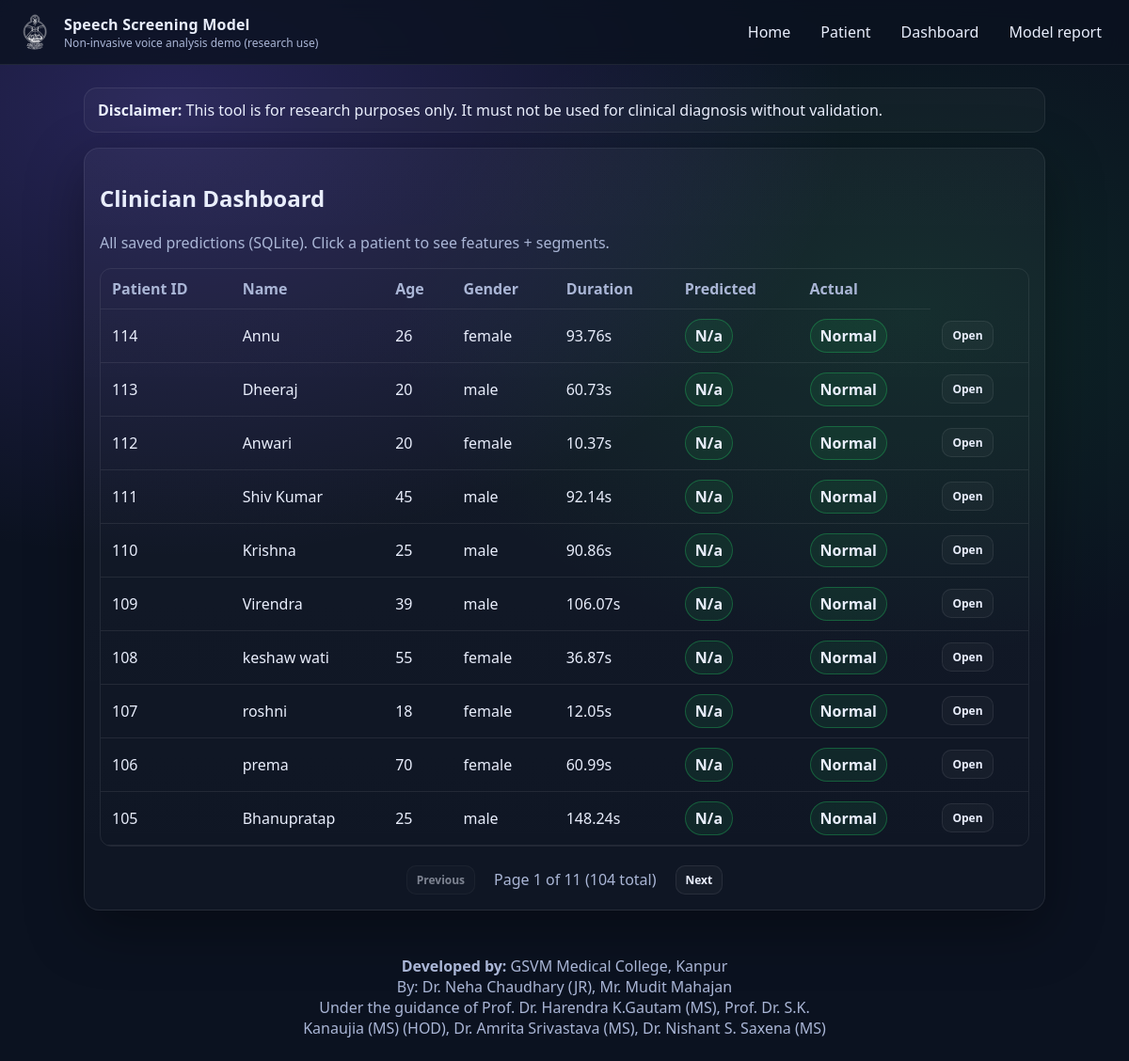
/dashboard, run on the app's committed database.
### app/models_db.py (models this page shows)
class Patients(SQLModel, table=True):
    id: Optional[int] = Field(default=None, primary_key = True)
    name: str
    age: int
    gender: str  # "male" / "female"
    created_at: datetime = Field(default_factory=datetime.now)
    audio_path: str
    duration_sec: float
    actual_label: Optional[str] = None
    predicted_label: Optional[str] = None
    predicted_proba_json: Optional[str] = None
    segments: list["SegmentPredictions"] = Relationship(back_populates = "patient")

### app/main.py (the view)
@app.get("/dashboard", response_class=HTMLResponse)
def dashboard(request: Request, page: int = 1, session: Session = Depends(get_session)):
    per_page = 10
    offset = (page - 1) * per_page
    total_count = session.exec(select(Patients)).all()
    total_pages = (len(total_count) + per_page - 1) // per_page
    rows = session.exec(
        select(Patients)
        .order_by(Patients.created_at.desc())
        .offset(offset)
        .limit(per_page)
        ).all()
    label_map = {
        "0": "Benign",
        "1": "Malignant",
        "2": "Normal",
    }
    mapped_rows = []
    for row in rows:
        predicted_label_display = label_map.get(
            row.predicted_label,
            row.predicted_label.capitalize() if row.predicted_label else 'N/A'
        )
        if predicted_label_display not in label_map:
            predicted_label_display = predicted_label_display.capitalize()
        actual_display = None
        if row.actual_label:
            actual_display = label_map.get(row.actual_label, row.actual_label.capitalize())
        mapped_rows.append({
            "id": row.id,
            "name": row.name,
            "age": row.age,
            "gender": row.gender,
            "duration_sec": row.duration_sec,
            "predicted_label": predicted_label_display,
            "actual_label": actual_display,
        })
    return templates.TemplateResponse("dashboard.html",
        {
            "request": request,
            "rows": mapped_rows,
            "page": page,
            "total_pages": total_pages,
            "total_count": len(total_count),
        },
    )

### app/templates/dashboard.html
{% extends "base.html" %}
{% block content %}
<section class="card">
  <h2>Clinician Dashboard</h2>
  <p class="muted">All saved predictions (SQLite). Click a patient to see features + segments.</p>
  <div class="tableWrap">
    <table class="table">
      <thead>
        <tr>
          <th>Patient ID</th><th>Name</th><th>Age</th><th>Gender</th><th>Duration</th><th>Predicted</th><th>Actual</th>
        </tr>
      </thead>
      <tbody>
      {% for r in rows %}
        <tr>
          <td>{{ r.id }}</td>
          <td>{{ r.name }}</td>
          <td>{{ r.age }}</td>
          <td>{{ r.gender }}</td>
          <td>{{ "%.2f"|format(r.duration_sec) }}s</td>
          <td><span class="tag">{{ r.predicted_label }}</span></td>
          <td>
            {% if r.actual_label %}
              <span class="tag">{{ r.actual_label }}</span>
            {% else %}
              <span class="tag" style="opacity: 0.5;">Not Set</span>
            {% endif %}
          </td>
          <td><a class="btn small" href="/dashboard/patient/{{ r.id }}">Open</a></td>
        </tr>
      {% endfor %}
      </tbody>
    </table>
  </div>
  {% if total_pages > 1 %}
  <div style="margin-top: 20px; display: flex; justify-content: center; align-items: center; gap: 10px;">
    {% if page > 1 %}
      <a href="/dashboard?page={{ page - 1 }}" class="btn small">Previous</a>
    {% else %}
      <span class="btn small" style="opacity: 0.5; cursor: not-allowed;">Previous</span>
    {% endif %}
    <span class="muted" style="padding: 0 10px;">
      Page {{ page }} of {{ total_pages }} ({{ total_count }} total)
    </span>
    {% if page < total_pages %}
      <a href="/dashboard?page={{ page + 1 }}" class="btn small">Next</a>
    {% else %}
      <span class="btn small" style="opacity: 0.5; cursor: not-allowed;">Next</span>
    {% endif %}
  </div>
  {% endif %}
</section>
{% endblock %}

### app/templates/base.html (shortened to what this page needs)
<!doctype html>
<html lang="en">
<head>
  <link rel="stylesheet" href="/static/app.css" />
</head>
<body>
  <header class="topbar">
    <div class="brand">
      <img src="/static/file.svg" class="logo" alt="logo"/>
      <div>
        <div class="brand-title">Speech Screening Model</div>
        <div class="brand-sub">Non-invasive voice analysis demo (research use)</div>
      </div>
    </div>
    <nav class="nav">
      <a href="/">Home</a>
      <a href="/record">Patient</a>
      <a href="/dashboard">Dashboard</a>
      <a href="/dashboard/model-report">Model report</a>
    </nav>
  </header>
  <main class="container">
    <div class="disclaimer">
      <b>Disclaimer:</b> This tool is for research purposes only. It must not be used for clinical diagnosis without validation.
    </div>
    {% block content %}{% endblock %}
  </main>
  <footer class="footer">
    <div>
      <div><b>Developed by:</b> GSVM Medical College, Kanpur</div>
      <div>By: Dr. Neha Chaudhary (JR), Mr. Mudit Mahajan</div>
      <div>Under the guidance of Prof. Dr. Harendra K.Gautam (MS), Prof. Dr. S.K.<br>
      Kanaujia (MS) (HOD), Dr. Amrita Srivastava (MS), Dr. Nishant S. Saxena (MS)</div>
    </div>
  </footer>
</body>
</html>

### app/static/app.css (style rules this page uses)
:root { --bg:#0b1220; --card:#111a2b; --soft:#0e1729; --text:#e9eefc; --muted:#aab6d6; --accent:#7c5cff; --accent2:#22c55e; --line:rgba(255,255,255,0.08); }
* { box-sizing:border-box }
body { margin:0; font-family: ui-sans-serif, system-ui, -apple-system, Segoe UI, Roboto; background: radial-gradient(1200px 800px at 15% 10%, rgba(124,92,255,0.25), transparent 60%), radial-gradient(900px 600px at 80% 30%, rgba(34,197,94,0.12), transparent 60%), var(--bg); color:var(--text); }
a { color:var(--text); text-decoration:none }
.topbar { position:sticky; top:0; z-index:10; display:flex; justify-content:space-between; align-items:center; padding:14px 18px; border-bottom:1px solid var(--line); background: rgba(11,18,32,0.8); backdrop-filter: blur(10px); }
.brand { display:flex; gap:12px; align-items:center }
.logo { width:38px; height:38px; filter: brightness(0) invert(1); opacity: 0.95; }
.brand-title { font-weight:800; letter-spacing:0.2px }
.brand-sub { font-size:12px; color:var(--muted) }
.nav { display:flex; gap:10px; flex-wrap:wrap }
.nav a { padding:8px 10px; border:1px solid transparent; border-radius:10px }
.container { max-width:1050px; margin:24px auto; padding:0 14px }
.footer { padding:24px 14px; text-align:center; color:var(--muted) }
.disclaimer { margin-bottom:16px; padding:12px 14px; border:1px solid var(--line); border-radius:14px; background:rgba(255,255,255,0.03); }
.card { background: linear-gradient(180deg, rgba(255,255,255,0.04), rgba(255,255,255,0.02)); border:1px solid var(--line); border-radius:16px; padding:16px; box-shadow: 0 20px 60px rgba(0,0,0,0.35); }
.muted { color:var(--muted) }
.btn { display:inline-flex; align-items:center; justify-content:center; gap:8px; padding:10px 12px; border-radius:12px; border:1px solid var(--line); background:rgba(255,255,255,0.03); color: var(--text); cursor:pointer; font-weight: 600; }
.btn.small { padding:6px 10px; border-radius:10px; font-size:12px }
.tag { display:inline-flex; padding:6px 10px; border-radius:999px; border:1px solid rgba(34,197,94,0.35); background:rgba(34,197,94,0.10); font-weight:800; }
.tableWrap { overflow:auto; border-radius:12px; border:1px solid var(--line) }
.table { width:100%; border-collapse:collapse; min-width:700px }
.table th,.table td { padding:10px 12px; border-bottom:1px solid var(--line); text-align:left; }
.table th { color:var(--muted); font-weight:700 }

### data on the page
Patients: id "114", name "Annu", age "26", gender "female", duration_sec "93.76", predicted_label "N/a", actual_label "Normal"
Patients: id "113", name "Dheeraj", age "20", gender "male", duration_sec "60.73", predicted_label "N/a", actual_label "Normal"
Patients: id "112", name "Anwari", age "20", gender "female", duration_sec "10.37", predicted_label "N/a", actual_label "Normal"
Patients: id "111", name "Shiv Kumar", age "45", gender "male", duration_sec "92.14", predicted_label "N/a", actual_label "Normal"
Patients: id "110", name "Krishna", age "25", gender "male", duration_sec "90.86", predicted_label "N/a", actual_label "Normal"
Patients: id "109", name "Virendra", age "39", gender "male", duration_sec "106.07", predicted_label "N/a", actual_label "Normal"
Patients: id "108", name "keshaw wati", age "55", gender "female", duration_sec "36.87", predicted_label "N/a", actual_label "Normal"
Patients: id "107", name "roshni", age "18", gender "female", duration_sec "12.05", predicted_label "N/a", actual_label "Normal"
Patients: id "106", name "prema", age "70", gender "female", duration_sec "60.99", predicted_label "N/a", actual_label "Normal"
Patients: id "105", name "Bhanupratap", age "25", gender "male", duration_sec "148.24", predicted_label "N/a", actual_label "Normal"

### other printed values
{{ page }} "1"
{{ total_pages }} "11"
{{ total_count }} "104"
